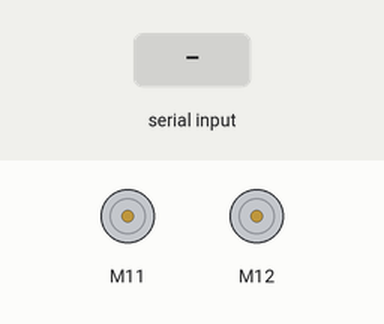
A sketch run on a simulated Arduino Uno, built with avr-gcc and run on an emulated ATmega328P. On the bench: 2 × DC motor (green arrow = forward, orange = backward, longer = faster). The test bench sets the inputs (shaded band). What the sketch prints to the serial monitor is not drawn.

Above: at 1.2 s.
1.3 s: "1" received over Serial
At 1.7 s:
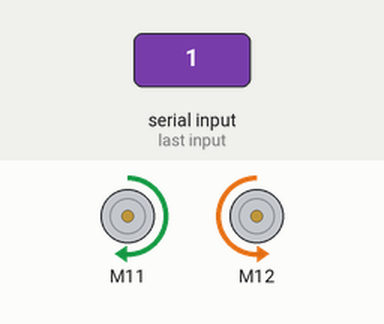
2.8 s: "0" received over Serial
At 4.0 s:
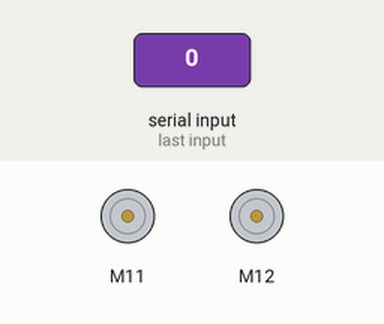
7.3 s: "2" received over Serial
At 8.5 s:
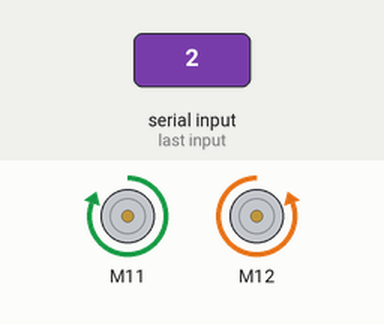
8.8 s: "4" received over Serial
At 9.8 s:
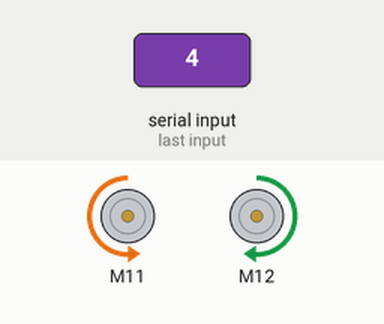
10.3 s: "5" received over Serial
At 10.9 s:
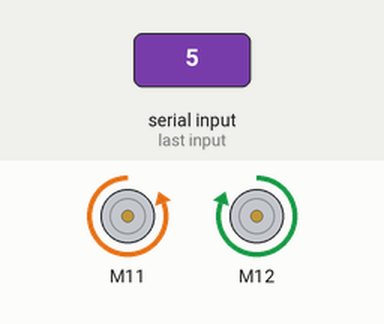
Timing chart, 0 to 12.8 s (numbered marks = the images above; inputs shaded):
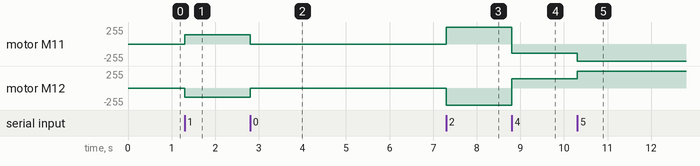

Measured:
- after the input at 1.3 s, motor M11: stopped → forward 140/255 at once; motor M12: stopped → backward 140/255 at once
- after the input at 2.8 s, motor M11: forward 140/255 → stopped at once; motor M12: backward 140/255 → stopped at once
- after the input at 7.3 s, motor M11: stopped → forward 255/255 at once; motor M12: stopped → backward 255/255 at once
- after the input at 8.8 s, motor M11: forward 255/255 → backward 140/255 at once; motor M12: backward 255/255 → forward 140/255 at once
- after the input at 10.3 s, motor M11: backward 140/255 → backward 255/255 at once; motor M12: forward 140/255 → forward 255/255 at once

The sketch:

ranger_encodeur_ligne_droite.ino
```cpp
#include <MeAuriga.h>

#define BATT_PIN A4
#define BATTMAX 613  // 7.2v/12v * 1023

enum ModeState { AUTO,
                 MANUAL,
                 MAX_MODE_STATE };

enum DriveState { IDLE,
                  FORWARD,
                  RIGHT,
                  MAX_DRIVE_STATE };

ModeState currentModeState = AUTO;
DriveState currentDriveState = IDLE;

unsigned long currentTime = 0;  // currentTime

MeEncoderOnBoard encoderLeft(SLOT1);
MeEncoderOnBoard encoderRight(SLOT2);


int battLevel = 0;

int ninetyDegree = 210;

int speed = 0;
bool speedNew = false;
int speedPrevious = 0;

// Variables pour les tâches

// Interval d'écriture dans le port série
unsigned long printPrevious = 0;
int printInterval = 250;

void isr_process_encoder1(void) {
  if (digitalRead(encoderLeft.getPortB()) == 0) {
    encoderLeft.pulsePosMinus();
  } else {
    encoderLeft.pulsePosPlus();
  }
}

void isr_process_encoder2(void) {
  if (digitalRead(encoderRight.getPortB()) == 0) {
    encoderRight.pulsePosMinus();
  } else {
    encoderRight.pulsePosPlus();
  }
}

void configureEncoders() {
  attachInterrupt(encoderLeft.getIntNum(), isr_process_encoder1, RISING);
  attachInterrupt(encoderRight.getIntNum(), isr_process_encoder2, RISING);

  //Set PWM 8KHz
  TCCR1A = _BV(WGM10);
  TCCR1B = _BV(CS11) | _BV(WGM12);

  TCCR2A = _BV(WGM21) | _BV(WGM20);
  TCCR2B = _BV(CS21);

  encoderLeft.setPulse(9);
  encoderRight.setPulse(9);
  encoderLeft.setRatio(39.267);
  encoderRight.setRatio(39.267);
  encoderLeft.setPosPid(1.8, 0, 1.2);
  encoderRight.setPosPid(1.8, 0, 1.2);
  encoderLeft.setSpeedPid(0.18, 0, 0);
  encoderRight.setSpeedPid(0.18, 0, 0);
}

void setup() {
  Serial.begin(115200);

  pinMode(BATT_PIN, INPUT);

  configureEncoders();
}

void loop() {
  currentTime = millis();

  serialInputTask();

  runState();

  encodersTask();

  serialOutputTask(currentTime);
}

int getBattLevel() {
  int value = analogRead(A4);
  return (int)((value * 100.0) / BATTMAX);
}

void runState() {
  switch (currentModeState) {
    case AUTO:
      autoState();
      break;
    case MANUAL:
      manualState();
      break;
  }
}

void manualState() {
}

bool taskBegin = true;

void forwardState(unsigned long ct) {
  unsigned long firstTime = true;
  unsigned long exitTime = 0;
  unsigned int rate = 3000;

  // Entrée dans l'état
  if (firstTime) {
    firstTime = false;
    exitTime = ct + rate;

    encoderLeft.runSpeed(-100);
    encoderRight.runSpeed(100);

    Serial.println("Forward");
    Serial.print("Left pos :");
    Serial.println(encoderLeft.getPulsePos());
  }

  // Code de l'état
  // Inutile dans le cas du moteur
  // car les valeurs sont persistentes


  // Sortie de l'état
  bool transition = ct >= exitTime;

  if (transition) {
    firstTime = true;
    currentDriveState = RIGHT;
  }
}

void idleState(unsigned long ct) {
  unsigned long firstTime = true;
  unsigned long exitTime = 0;
  unsigned int rate = 3000;

  // Entrée dans l'état
  if (firstTime) {
    firstTime = false;
    exitTime = ct + rate;

    speed = 0;
    speedNew = true;

    Serial.println("Idle");
  }

  // Code de l'état
  // Inutile dans le cas du moteur
  // car les valeurs sont persistentes


  // Sortie de l'état
  bool transition = ct >= exitTime;

  if (transition) {
    firstTime = true;
    currentDriveState = RIGHT;
  }
}


void rightState(unsigned long ct) {
  unsigned long firstTime = true;
  unsigned long exitTime = 0;
  unsigned int rate = 3000;

  // Entrée dans l'état
  if (firstTime) {
    firstTime = false;
    exitTime = ct + rate;

    encoderLeft.move(ninetyDegree, 255);
    encoderRight.move(ninetyDegree, 255);

    Serial.println("Right");
  }

  // Code de l'état
  // Inutile dans le cas du moteur
  // car les valeurs sont persistentes


  // Sortie de l'état
  bool transition = ct >= exitTime;

  if (transition) {
    firstTime = true;
    currentDriveState = RIGHT;
  }
}

void autoState() {

  switch (currentDriveState) {
    case FORWARD:
      forwardState(currentTime);
      break;
    case IDLE:
      idleState(currentTime);
      break;
    case RIGHT:
      rightState(currentTime);

      break;
    default:
      break;
  }
}

// Affiche l'état actuel
void printDriveState() {
  switch (currentDriveState) {
    case FORWARD:
      Serial.println("Forward");
      break;
    case IDLE:
      Serial.println("Idle");
      break;
    case RIGHT:
      Serial.println("Turning right");
      break;
    default:
      break;
  }
}


// Fonction qui regarde s'il y a eu une
// entrée via le port série
void serialInputTask() {
  if (Serial.available()) {
    char a = Serial.read();

    // On regarde si c'est la valeur et entre 0 et 6
    if (a >= '0' && a <= '6') {
      // On active le drapeau pour indiquer
      // une nouvelle vitesse
      speedNew = true;

      if (a > '0') {
        currentModeState = MANUAL;
        Serial.println("Mode manuel activé");
      }
    }

    switch (a) {
      case '0':
        speed = 0;
        currentModeState = AUTO;
        currentDriveState = IDLE;
        Serial.println("Mode automatique activé");
        break;
      case '1':
        speed = -100;
        break;
      case '2':
        speed = -200;
        break;
      case '3':
        speed = -255;
        break;
      case '4':
        speed = 100;
        break;
      case '5':
        speed = 200;
        break;
      case '6':
        speed = 255;
        break;
      case 'b':
        Serial.print("Battery level : ");
        Serial.println(getBattLevel());
        break;
      default:
        break;
    }
  }
}

// Le moteur tourne tjrs, alors je les ai
// converti en tâche
void encodersTask() {

  if (speedNew) {
    encoderLeft.runSpeed(-speed);
    encoderRight.runSpeed(speed);
    speedNew = false;
  }

  encoderLeft.loop();
  encoderRight.loop();
}

void serialOutputTask(unsigned long ct) {
  return; // J'ignore la fonction

  unsigned long firstTime = true;
  unsigned long lastTime = 0;
  unsigned int rate = 250;

  if (ct - lastTime < rate) return;

  lastTime = ct;

  Serial.print("Speed 1:");
  Serial.print(encoderLeft.getCurrentSpeed());
  Serial.print(" ,Speed 2:");
  Serial.println(encoderRight.getCurrentSpeed());
}
```
